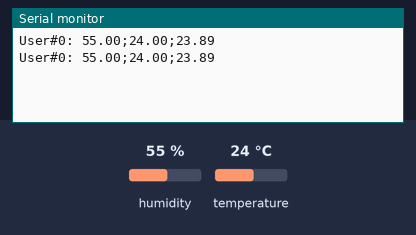
This sketch was run on a simulated ESP32. Parts: the last lines printed to the serial monitor. The inputs (shaded band) are chosen by the test bench; at power-on: humidity 55 %, temperature 24 °C.

Above: at 5.8 s.
5.9 s: humidity set to 22 %
At 10.9 s:
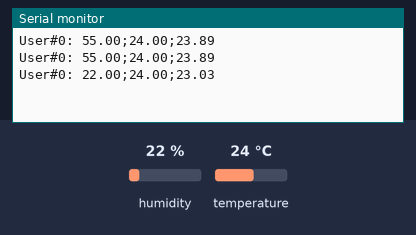
11.9 s: temperature set to 12 °C
At 16.1 s:
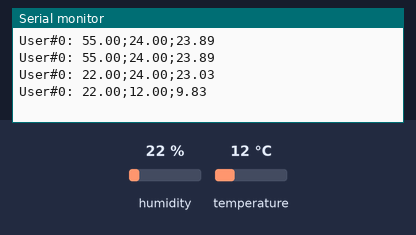
17.9 s: humidity set to 40 %
At 21.3 s:
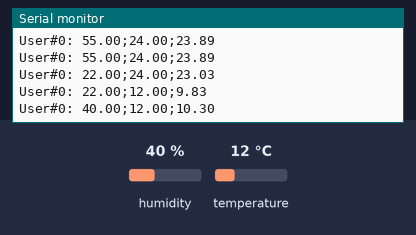
Timing chart, 0 to 22.8 s (numbered marks = the images above; inputs shaded):
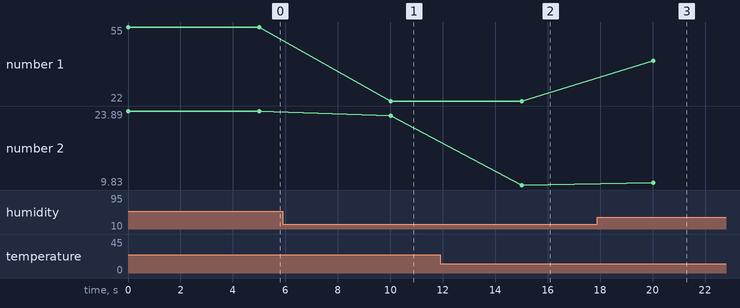

The sketch:

slave0.ino
```cpp
#include "DHT.h"

#define Sender_Txd_pin 17
#define Sender_Rxd_pin 16
#define DHTPIN 4

#define DHTTYPE DHT22

HardwareSerial Receiver(1);
DHT dht(DHTPIN, DHTTYPE);

float temperatureC;

void setup() {
  Serial.begin(9600);
  Receiver.begin(9600, SERIAL_8N1, Sender_Rxd_pin, Sender_Txd_pin);
  dht.begin();
}

void loop() {
  float h = dht.readHumidity();
  float t = dht.readTemperature();
  if (isnan(h) || isnan(t)) {
    Serial.println(F("Failed to read from DHT sensor!"));
    return;
  }
  float hic = dht.computeHeatIndex(t, h, false);
  Serial.println("User#0: " + String(h)+ ";" + String(t) + ";" + String(hic));
  Receiver.print("User#0: " + String(h)+ ";" + String(t) + ";" + String(hic) + "%$");
  delay(5000);
}
```

Measured:
- after the input at 5.9 s, the serial monitor: prints a new line after 4.1 s (image 1)
- after the input at 11.9 s, the serial monitor: prints a new line after 3.1 s (image 2)
- after the input at 17.9 s, the serial monitor: prints a new line after 2.1 s (image 3)
- plotted number 1: 55 → 22 after the input at 5.9 s, 22 → 40 after the input at 17.9 s
- plotted number 2: 23.89 → 23.03 after the input at 5.9 s, 23.03 → 9.83 after the input at 11.9 s, 9.83 → 10.3 after the input at 17.9 s
